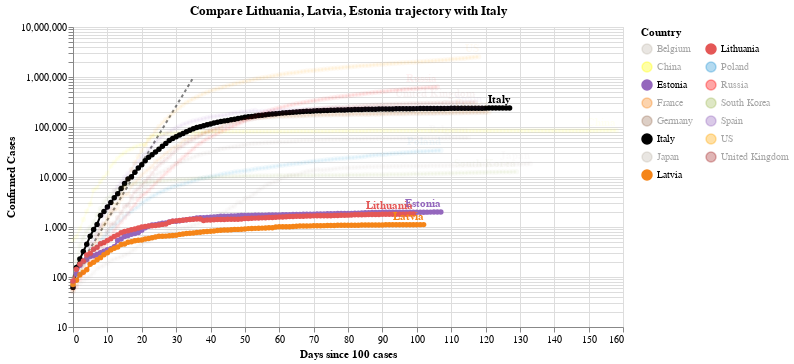

Notebook code for this chart:
### Code cell
#hide_input
chart3 = make_since_chart(dff2, ['Lithuania', 'Latvia', 'Estonia'], baseline_countries)
chart3

### Figure 1 — Vega-Lite specification as saved in the notebook (floating-point values rounded to 4 significant figures; data arrays with more than 128 entries replaced by an {"elided": "..."} marker saying what was removed)
{"config": {"view": {"continuousWidth": 400, "continuousHeight": 300}}, "layer": [{"data": {"name": "data-628230001892d6798b50651be41d1b3e"}, "mark": {"type": "line", "color": "black", "opacity": 0.5, "strokeDash": [3, 3]}, "encoding": {"x": {"type": "quantitative", "field": "Days since 100 cases"}, "y": {"type": "quantitative", "field": "Confirmed Cases"}}}, {"data": {"name": "data-a0a8331721edaffd29e5ef560e7d3d52"}, "mark": {"type": "line", "point": true}, "encoding": {"color": {"type": "nominal", "field": "Country", "legend": {"columns": 2}, "scale": {"domain": ["Belgium", "China", "Estonia", "France", "Germany", "Italy", "Japan", "Latvia", "Lithuania", "Poland", "Russia", "South Korea", "Spain", "US", "United Kingdom"], "range": ["#C1B7AD", "yellow", "#9467bd", "#F58518", "#9D755D", "black", "#C1B7AD", "#F58518", "#E45756", "#2495D3", "red", "#A1BA59", "#9467bd", "orange", "brown"]}}, "opacity": {"condition": {"value": 1, "selection": "selector002"}, "value": 0.05}, "tooltip": [{"type": "nominal", "field": "Country"}, {"type": "temporal", "field": "Date"}, {"type": "quantitative", "field": "Confirmed Cases"}, {"type": "quantitative", "field": "Days since 100 cases"}], "x": {"type": "quantitative", "field": "Days since 100 cases"}, "y": {"type": "quantitative", "field": "Confirmed Cases", "scale": {"type": "log"}}}, "selection": {"selector002": {"type": "multi", "fields": ["Country"], "bind": "legend", "init": [{"Country": "Lithuania"}, {"Country": "Latvia"}, {"Country": "Estonia"}, {"Country": "Italy"}]}}, "width": 550}, {"data": {"name": "data-a0a8331721edaffd29e5ef560e7d3d52"}, "mark": {"type": "text", "align": "right", "dy": -8, "fontWeight": "bold"}, "encoding": {"color": {"type": "nominal", "field": "Country", "legend": {"columns": 2}, "scale": {"domain": ["Belgium", "China", "Estonia", "France", "Germany", "Italy", "Japan", "Latvia", "Lithuania", "Poland", "Russia", "South Korea", "Spain", "US", "United Kingdom"], "range": ["#C1B7AD", "yellow", "#9467bd", "#F58518", "#9D755D", "black", "#C1B7AD", "#F58518", "#E45756", "#2495D3", "red", "#A1BA59", "#9467bd", "orange", "brown"]}}, "opacity": {"condition": {"value": 1, "selection": "selector002"}, "value": 0.05}, "text": {"type": "nominal", "field": "Country"}, "tooltip": [{"type": "nominal", "field": "Country"}, {"type": "temporal", "field": "Date"}, {"type": "quantitative", "field": "Confirmed Cases"}, {"type": "quantitative", "field": "Days since 100 cases"}], "x": {"type": "quantitative", "field": "Days since 100 cases"}, "y": {"type": "quantitative", "field": "Confirmed Cases", "scale": {"type": "log"}}}, "transform": [{"filter": "(datum['Date'] >= 1593302400000)"}], "width": 550}], "title": "Compare Lithuania, Latvia, Estonia trajectory with Italy", "$schema": "https://vega.github.io/schema/vega-lite/v4.0.2.json", "datasets": {"data-628230001892d6798b50651be41d1b3e": [{"Days since 100 cases": 0, "Confirmed Cases": 100.0}, {"Days since 100 cases": 1, "Confirmed Cases": 130.0}, {"Days since 100 cases": 2, "Confirmed Cases": 169.0}, {"Days since 100 cases": 3, "Confirmed Cases": 219.7}, {"Days since 100 cases": 4, "Confirmed Cases": 285.6}, {"Days since 100 cases": 5, "Confirmed Cases": 371.3}, {"Days since 100 cases": 6, "Confirmed Cases": 482.7}, {"Days since 100 cases": 7, "Confirmed Cases": 627.5}, {"Days since 100 cases": 8, "Confirmed Cases": 815.7}, {"Days since 100 cases": 9, "Confirmed Cases": 1060.0}, {"Days since 100 cases": 10, "Confirmed Cases": 1379.0}, {"Days since 100 cases": 11, "Confirmed Cases": 1792.0}, {"Days since 100 cases": 12, "Confirmed Cases": 2330.0}, {"Days since 100 cases": 13, "Confirmed Cases": 3029.0}, {"Days since 100 cases": 14, "Confirmed Cases": 3937.0}, {"Days since 100 cases": 15, "Confirmed Cases": 5119.0}, {"Days since 100 cases": 16, "Confirmed Cases": 6654.0}, {"Days since 100 cases": 17, "Confirmed Cases": 8650.0}, {"Days since 100 cases": 18, "Confirmed Cases": 11250.0}, {"Days since 100 cases": 19, "Confirmed Cases": 14620.0}, {"Days since 100 cases": 20, "Confirmed Cases": 19000.0}, {"Days since 100 cases": 21, "Confirmed Cases": 24710.0}, {"Days since 100 cases": 22, "Confirmed Cases": 32120.0}, {"Days since 100 cases": 23, "Confirmed Cases": 41750.0}, {"Days since 100 cases": 24, "Confirmed Cases": 54280.0}, {"Days since 100 cases": 25, "Confirmed Cases": 70560.0}, {"Days since 100 cases": 26, "Confirmed Cases": 91730.0}, {"Days since 100 cases": 27, "Confirmed Cases": 119300.0}, {"Days since 100 cases": 28, "Confirmed Cases": 155000.0}, {"Days since 100 cases": 29, "Confirmed Cases": 201500.0}, {"Days since 100 cases": 30, "Confirmed Cases": 262000.0}, {"Days since 100 cases": 31, "Confirmed Cases": 340600.0}, {"Days since 100 cases": 32, "Confirmed Cases": 442800.0}, {"Days since 100 cases": 33, "Confirmed Cases": 575600.0}, {"Days since 100 cases": 34, "Confirmed Cases": 748300.0}, {"Days since 100 cases": 35, "Confirmed Cases": 972800.0}], "data-a0a8331721edaffd29e5ef560e7d3d52": {"elided": "1793 records"}}}
